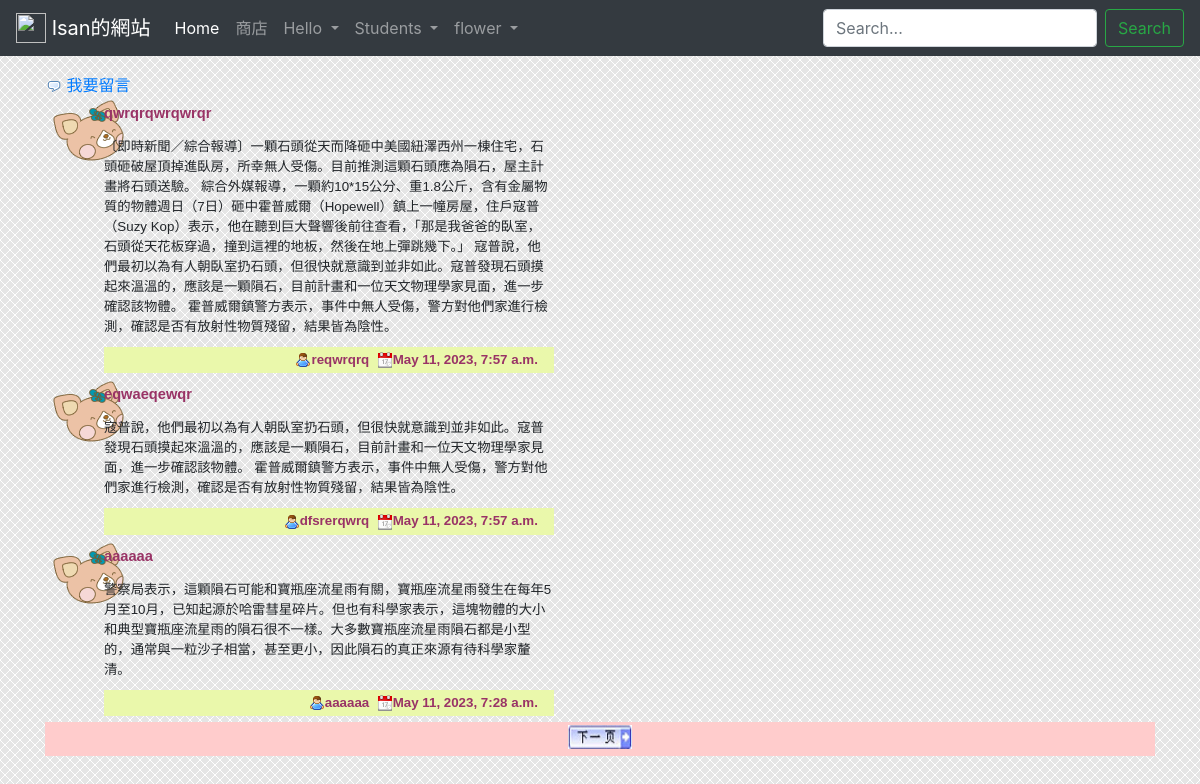
/showpost/, run on the app's committed database.
### boardapp/models.py (models this page shows, shortened)
class BoardUnit(models.Model):
	bname = models.CharField(max_length=20, null=False)
	bgender = models.CharField(max_length=2, default='F', null=False)
	btitle = models.CharField(max_length=100, null=False)
	bcontent = models.TextField(null=False)
	btime = models.DateTimeField(auto_now=True)
	bemail = models.EmailField(max_length=100, blank=True, default='')
	bresponse = models.TextField(blank=True, default='')

### boardapp/views.py (the view)
# urls.py: path('showpost/', bviews.showpost),
def showpost(request, pageindex=None):  #首頁
	global page  #重複開啟本網頁時需保留 page1 的值
	pagesize = 3  #每頁顯示的資料筆數
	boardall = models.BoardUnit.objects.all().order_by('-id')  #讀取資料表,依時間遞減排序
	datasize = len(boardall)  #資料筆數
	totpage = math.ceil(datasize / pagesize)  #總頁數
	if pageindex==None:  #無參數
		page = 0
		boardunits = models.BoardUnit.objects.order_by('-id')[:pagesize]
	elif pageindex=='prev':  #上一頁
		start = (page-1)*pagesize  #該頁第1筆資料
		if start >= 0:  #有前頁資料就顯示
			boardunits = models.BoardUnit.objects.order_by('-id')[start:(start+pagesize)]
			page -= 1
	elif pageindex=='next':  #下一頁
		start = (page+1)*pagesize  #該頁第1筆資料
		if start < datasize:  #有下頁資料就顯示
			boardunits = models.BoardUnit.objects.order_by('-id')[start:(start+pagesize)]
			page += 1
	currentpage = page + 1  #將目頁前頁面以區域變數傳回html
	return render(request, "boardapp/showpost.html", locals())

### templates/boardapp/showpost.html (shortened to what this page needs)
{% extends "base.html" %}
{% load static %}
{% block content %}
<div class="contentbox">
	<table width="100%">
		<tr>
			<td>
				<img src="{% static 'images/comment.png' %}" width="16" height="16" align="absmiddle" /> <a href="/addpost/">我要留言</a>
			</td>
		</tr>
  	{% for unit in boardunits %}
	<tr>
	  <td>
				<div class="floorDiv">
					{% if unit.bgender == "m" %}
						<img src="{% static 'images/boy.png' %}" width="72" height="63" />
					{% else %}
						<img src="{% static 'images/girl.png' %}" width="72" height="63" />
					{% endif %}
				</div>
				<div class="contentDiv">
				  <p class="title">{{unit.btitle}}</p>
				  <p>{{unit.bcontent}}</p>
				  <p class="editor"><img src="{% static 'images/user.png' %}" width="16" height="16" align="absmiddle">{{unit.bname}}&nbsp;
					<img src="{% static 'images/date.png' %}" width="16" height="16" align="absmiddle">{{unit.btime}}&nbsp;
				  </p>
				</div>
		</td>
	</tr>
  	{% empty %}
		<tr>
		  <td background="{% static 'images/g_r3_c3.png' %}">
			  <div class="messageDiv"><img src="{% static 'images/exclamation.png' %}" width="16" height="16" align="absmiddle"> 目前沒有新的資料，歡迎您留言。</div></td>
		</tr>
	{% endfor %}
		<tr>
			<td background="{% static 'images/g_r3_c3.png' %}">
			  <div class="pagebutton">
			  {% if currentpage < totpage %}
				  <a href="/showpost/next/" title="下一頁">
				  <img src="{% static 'images/nextpage.png' %}" alt="下一頁" width="64" height="24" /></a>
			  {% endif %}
			  </div>
			</td>
		</tr>
		<tr>
			<td background="{% static 'images/g_r3_c3.png' %}">
		</tr>
	</table>
</div>
{% endblock %}

### static/css/style.css (style rules this page uses)
html, body { margin: 0; padding: 0; height: 100%; border: none; }
body { margin-left: 0px; margin-top: 0px; margin-right: 0px; margin-bottom: 0px; background-image: url(images/bg.gif); }
.contentDiv { float: left; width: 450px; margin-top: 0px; margin-right: 10px; margin-bottom: 0px; margin-left: 10px; }
.contentDiv .title { font-family: Arial, Helvetica, sans-serif; font-size: 11pt; line-height: 28px; font-weight: bold; color: #993366; margin-top: 0px; margin-bottom: 5px; }
.contentDiv p { font-family: Arial, Helvetica, sans-serif; font-size: 10pt; line-height: 150%; margin-top: 0px; margin-bottom: 10px; }
.contentDiv .editor { font-family: Arial, Helvetica, sans-serif; font-size: 10pt; line-height: 120%; font-weight: bold; color: #993366; text-align: right; background-color: #EAF8AB; padding: 5px; margin-top: 5px; margin-right: 0px; margin-bottom: 5px; margin-left: 0px; }
.floorDiv { width: 48px; padding-right: 20px; float: left; height: 64px; padding-left: 6px; }
.pagebutton { height: 30px; margin-right: auto; margin-left: auto; text-align: center; }

### data on the page
BoardUnit: btitle "qwrqrqwrqwrqr", bcontent "〔即時新聞／綜合報導〕一顆石頭從天而降砸中美國紐澤西州一棟住宅，石頭砸破屋頂掉進臥房，所幸無人受傷。目前推測這顆石頭應為隕石，屋主計畫將石頭送驗。 綜合外媒報導，一顆約10*15公分、重1.8公斤，含有金屬物質的物體週日（7日）砸中霍普威爾（Hopewell）鎮上一幢房屋，住戶寇普（Suzy Kop）表示，他在聽到巨大聲響後前往查看，「那是我爸爸的臥室，石頭從天花板穿過，撞到這裡的地板，然後在地上彈跳幾下。」 寇普說，他們最初以為有人朝臥室扔石頭，但很快就意識到並非如此。寇普發現石頭摸起來溫溫的，應該是一顆隕石，目前計畫和一位天文物理學家見面，進一步確認該物體。 霍普威爾鎮警方表示，事件中無人受傷，警方對他們家進行檢測，確認是否有放射性物質殘留，結果皆為陰性。", bname "reqwrqrq", btime "May 11, 2023, 7:57 a.m."
BoardUnit: btitle "eqwaeqewqr", bcontent "寇普說，他們最初以為有人朝臥室扔石頭，但很快就意識到並非如此。寇普發現石頭摸起來溫溫的，應該是一顆隕石，目前計畫和一位天文物理學家見面，進一步確認該物體。 霍普威爾鎮警方表示，事件中無人受傷，警方對他們家進行檢測，確認是否有放射性物質殘留，結果皆為陰性。", bname "dfsrerqwrq", btime "May 11, 2023, 7:57 a.m."
BoardUnit: btitle "aaaaaa", bcontent "警察局表示，這顆隕石可能和寶瓶座流星雨有關，寶瓶座流星雨發生在每年5月至10月，已知起源於哈雷彗星碎片。但也有科學家表示，這塊物體的大小和典型寶瓶座流星雨的隕石很不一樣。大多數寶瓶座流星雨隕石都是小型的，通常與一粒沙子相當，甚至更小，因此隕石的真正來源有待科學家釐清。", bname "aaaaaa", btime "May 11, 2023, 7:28 a.m."
